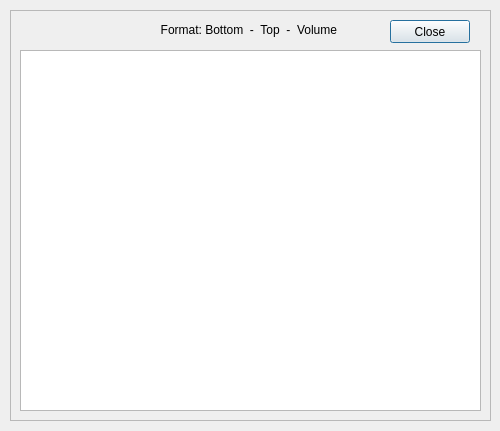
<?xml version="1.0" encoding="UTF-8"?>
<ui version="4.0">
 <class>displayVolume</class>
 <widget class="QDialog" name="Dialog">
  <property name="geometry">
   <rect>
    <x>0</x>
    <y>0</y>
    <width>500</width>
    <height>431</height>
   </rect>
  </property>
  <property name="windowTitle">
   <string>Dialog</string>
  </property>
  <widget class="QFrame" name="frame">
   <property name="geometry">
    <rect>
     <x>10</x>
     <y>10</y>
     <width>481</width>
     <height>411</height>
    </rect>
   </property>
   <property name="frameShape">
    <enum>QFrame::StyledPanel</enum>
   </property>
   <property name="frameShadow">
    <enum>QFrame::Raised</enum>
   </property>
   <widget class="QLabel" name="title">
    <property name="geometry">
     <rect>
      <x>10</x>
      <y>10</y>
      <width>461</width>
      <height>20</height>
     </rect>
    </property>
    <property name="text">
     <string>Format: Bottom  -  Top  -  Volume </string>
    </property>
    <property name="alignment">
     <set>Qt::AlignCenter</set>
    </property>
   </widget>
   <widget class="QTextEdit" name="Text">
    <property name="geometry">
     <rect>
      <x>10</x>
      <y>40</y>
      <width>461</width>
      <height>361</height>
     </rect>
    </property>
   </widget>
   <widget class="QPushButton" name="Close">
    <property name="geometry">
     <rect>
      <x>380</x>
      <y>10</y>
      <width>80</width>
      <height>23</height>
     </rect>
    </property>
    <property name="text">
     <string>Close</string>
    </property>
   </widget>
  </widget>
 </widget>
 <layoutdefault spacing="6" margin="11"/>
 <resources/>
 <connections/>
</ui>
